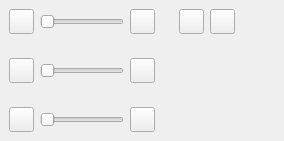
        <widget class="QWidget" name="wid1" native="true">
         <property name="enabled">
          <bool>true</bool>
         </property>
         <property name="sizePolicy">
          <sizepolicy hsizetype="MinimumExpanding" vsizetype="Preferred">
           <horstretch>0</horstretch>
           <verstretch>0</verstretch>
          </sizepolicy>
         </property>
         <layout class="QGridLayout" name="gridLayout">
          <property name="margin">
           <number>0</number>
          </property>
          <item row="1" column="0">
           <widget class="QWidget" name="wid14" native="true">
            <layout class="QHBoxLayout" name="horizontalLayout_4">
             <item>
              <widget class="QPushButton" name="btnSlider2L">
               <property name="minimumSize">
                <size>
                 <width>0</width>
                 <height>25</height>
                </size>
               </property>
               <property name="maximumSize">
                <size>
                 <width>25</width>
                 <height>25</height>
                </size>
               </property>
               <property name="text">
                <string/>
               </property>
               <property name="checkable">
                <bool>true</bool>
               </property>
              </widget>
             </item>
             <item>
              <widget class="QSlider" name="sld141">
               <property name="orientation">
                <enum>Qt::Horizontal</enum>
               </property>
              </widget>
             </item>
             <item>
              <widget class="QPushButton" name="btnSlider2R">
               <property name="minimumSize">
                <size>
                 <width>0</width>
                 <height>25</height>
                </size>
               </property>
               <property name="maximumSize">
                <size>
                 <width>25</width>
                 <height>25</height>
                </size>
               </property>
               <property name="text">
                <string/>
               </property>
               <property name="checkable">
                <bool>true</bool>
               </property>
              </widget>
             </item>
            </layout>
           </widget>
          </item>
          <item row="0" column="1">
           <widget class="QWidget" name="wid12" native="true">
            <layout class="QHBoxLayout" name="horizontalLayout_6">
             <item>
              <widget class="QPushButton" name="btnAnnotation">
               <property name="minimumSize">
                <size>
                 <width>0</width>
                 <height>25</height>
                </size>
               </property>
               <property name="maximumSize">
                <size>
                 <width>25</width>
                 <height>25</height>
                </size>
               </property>
               <property name="text">
                <string/>
               </property>
               <property name="checkable">
                <bool>true</bool>
               </property>
              </widget>
             </item>
             <item>
              <widget class="QPushButton" name="btnMagGlass">
               <property name="minimumSize">
                <size>
                 <width>0</width>
                 <height>25</height>
                </size>
               </property>
               <property name="maximumSize">
                <size>
                 <width>25</width>
                 <height>25</height>
                </size>
               </property>
               <property name="styleSheet">
                <string notr="true"/>
               </property>
               <property name="text">
                <string/>
               </property>
               <property name="checkable">
                <bool>true</bool>
               </property>
              </widget>
             </item>
             <item>
              <spacer name="horizontalSpacer">
               <property name="orientation">
                <enum>Qt::Horizontal</enum>
               </property>
               <property name="sizeHint" stdset="0">
                <size>
                 <width>40</width>
                 <height>20</height>
                </size>
               </property>
              </spacer>
             </item>
            </layout>
           </widget>
          </item>
          <item row="0" column="0">
           <widget class="QWidget" name="wid11" native="true">
            <layout class="QHBoxLayout" name="horizontalLayout_3">
             <item>
              <widget class="QPushButton" name="btnSlider1L">
               <property name="minimumSize">
                <size>
                 <width>0</width>
                 <height>25</height>
                </size>
               </property>
               <property name="maximumSize">
                <size>
                 <width>25</width>
                 <height>25</height>
                </size>
               </property>
               <property name="text">
                <string/>
               </property>
               <property name="checkable">
                <bool>true</bool>
               </property>
              </widget>
             </item>
             <item>
              <widget class="QSlider" name="sld111">
               <property name="orientation">
                <enum>Qt::Horizontal</enum>
               </property>
              </widget>
             </item>
             <item>
              <widget class="QPushButton" name="btnSlider1R">
               <property name="minimumSize">
                <size>
                 <width>0</width>
                 <height>25</height>
                </size>
               </property>
               <property name="maximumSize">
                <size>
                 <width>25</width>
                 <height>25</height>
                </size>
               </property>
               <property name="text">
                <string/>
               </property>
               <property name="checkable">
                <bool>true</bool>
               </property>
              </widget>
             </item>
            </layout>
           </widget>
          </item>
          <item row="2" column="0">
           <widget class="QWidget" name="wid13" native="true">
            <layout class="QHBoxLayout" name="horizontalLayout_5">
             <item>
              <widget class="QPushButton" name="btnSlider3L">
               <property name="minimumSize">
                <size>
                 <width>0</width>
                 <height>25</height>
                </size>
               </property>
               <property name="maximumSize">
                <size>
                 <width>25</width>
                 <height>25</height>
                </size>
               </property>
               <property name="text">
                <string/>
               </property>
               <property name="checkable">
                <bool>true</bool>
               </property>
              </widget>
             </item>
             <item>
              <widget class="QSlider" name="sld131">
               <property name="orientation">
                <enum>Qt::Horizontal</enum>
               </property>
              </widget>
             </item>
             <item>
              <widget class="QPushButton" name="btnSlider3R">
               <property name="minimumSize">
                <size>
                 <width>0</width>
                 <height>25</height>
                </size>
               </property>
               <property name="maximumSize">
                <size>
                 <width>25</width>
                 <height>25</height>
                </size>
               </property>
               <property name="text">
                <string/>
               </property>
               <property name="checkable">
                <bool>true</bool>
               </property>
              </widget>
             </item>
            </layout>
           </widget>
          </item>
         </layout>
        </widget>
